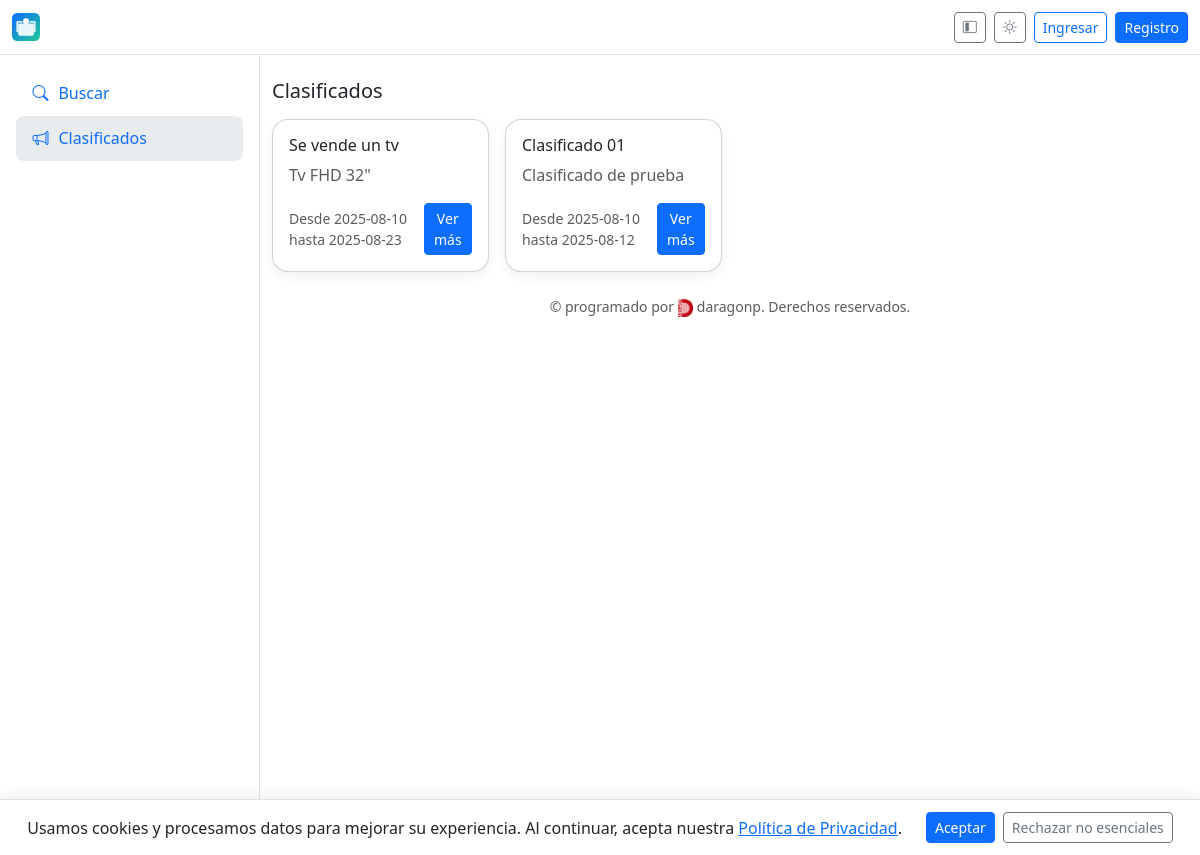
The page /clasificados/ on the database as committed earlier.
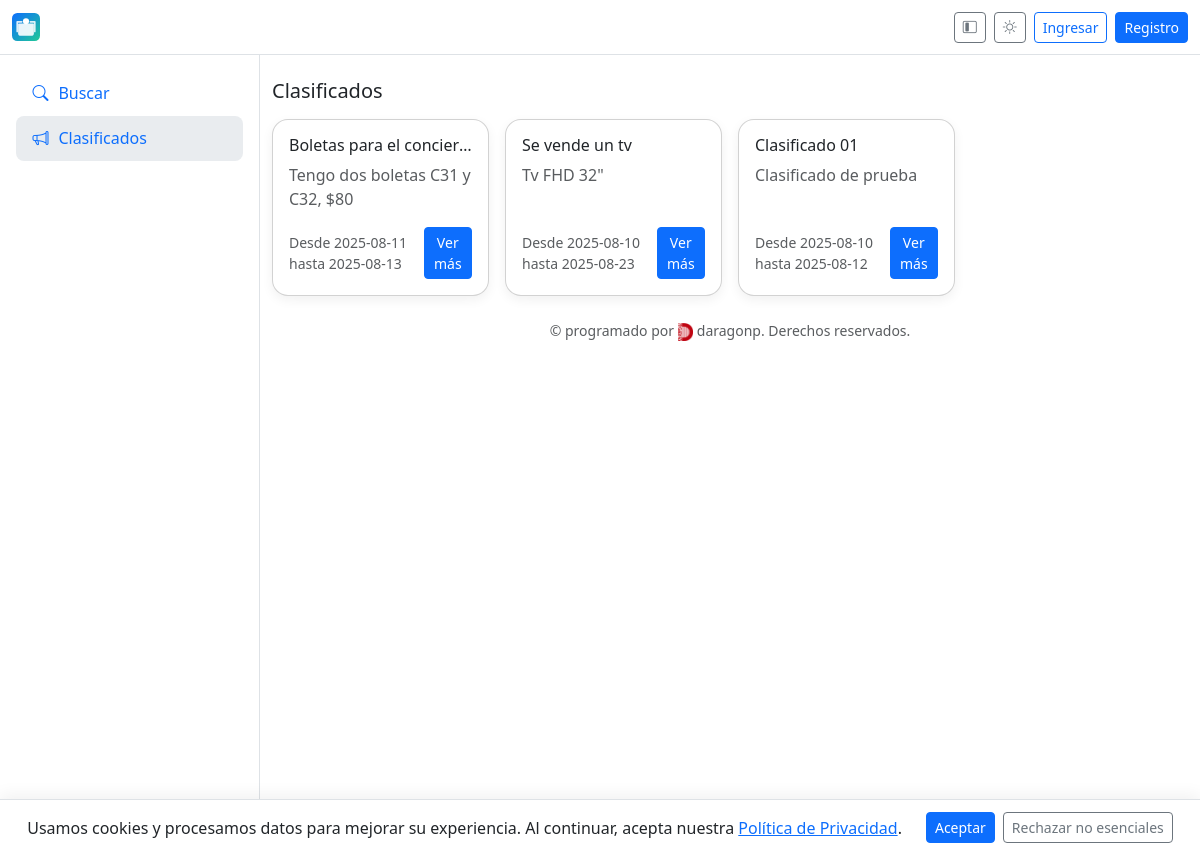
The same page on the database as committed later.
### app/models.py (models this page shows, shortened)
class Classified(db.Model):
    __tablename__ = "classified"
    id = db.Column(db.Integer, primary_key=True)
    title = db.Column(db.String(200), nullable=False)
    description = db.Column(db.Text)
    start_date = db.Column(db.Date)
    end_date = db.Column(db.Date)
    owner_id = db.Column(db.Integer, db.ForeignKey("user.id"), nullable=False)
    status = db.Column(db.String(20), default=ServiceStatus.PENDING.value)
    is_active = db.Column(db.Boolean, default=False)
    is_deleted = db.Column(db.Boolean, default=False)
    created_at = db.Column(db.DateTime, default=datetime.utcnow)
    approved_by = db.Column(db.Integer, db.ForeignKey("user.id"))
    approved_at = db.Column(db.DateTime)
    rejected_by = db.Column(db.Integer, db.ForeignKey("user.id"))
    rejected_at = db.Column(db.DateTime)

### app/main.py (the view)
@main_bp.route("/clasificados/")
def classifieds_public():
    today = date.today()
    q = Classified.query.filter(
        Classified.is_deleted == False,
        Classified.is_active == True,
        Classified.status == ServiceStatus.APPROVED.value,
        and_(
            (Classified.start_date == None) | (Classified.start_date <= today),
            (Classified.end_date == None) | (Classified.end_date >= today),
        )
    ).order_by(Classified.start_date.desc().nullslast(), Classified.created_at.desc())
    items = q.limit(50).all()
    return render_template("public/classifieds_cards.html", items=items)

### app/templates/public/classifieds_cards.html (shortened to what this page needs)
{% extends "base.html" %}
{% block content %}
<div class="container-fluid px-0">
  <div class="d-flex justify-content-between align-items-center mb-3">
    <h1 class="h5 m-0">Clasificados</h1>
  </div>
  {% if items|length == 0 %}
    <div class="alert alert-info">
      No hay clasificados publicados en este momento.
    </div>
  {% else %}
    <div class="row g-3">
      {% for c in items %}
        <div class="col-12 col-sm-6 col-lg-4 col-xl-3">
          <div class="card h-100 card-shadow">
            <div class="card-body d-flex flex-column">
              <h2 class="h6 card-title text-truncate" title="{{ c.title }}">{{ c.title }}</h2>
              {% if c.description %}
                <p class="card-text text-body-secondary" style="display:-webkit-box;-webkit-line-clamp:3;-webkit-box-orient:vertical;overflow:hidden;">
                  {{ c.description }}
                </p>
              {% endif %}
              <div class="mt-auto d-flex justify-content-between align-items-center">
                {% if c.start_date or c.end_date %}
                  <small class="text-body-secondary">
                    {% if c.start_date %}Desde {{ c.start_date.strftime('%Y-%m-%d') }}{% endif %}
                    {% if c.end_date %} hasta {{ c.end_date.strftime('%Y-%m-%d') }}{% endif %}
                  </small>
                {% else %}
                  <small class="text-body-secondary">&nbsp;</small>
                {% endif %}
                <a class="btn btn-sm btn-primary" href="{{ url_for('classifieds.detail', cid=c.id) }}">Ver más</a>
              </div>
            </div>
          </div>
        </div>
      {% endfor %}
    </div>
  {% endif %}
</div>
{% endblock %}

Rows that differ between the two databases and show on the page:
added Classified: title "Boletas para el concier…", description "Tengo dos boletas C31 y C32, $80", start_date "2025-08-11", end_date "2025-08-13"
